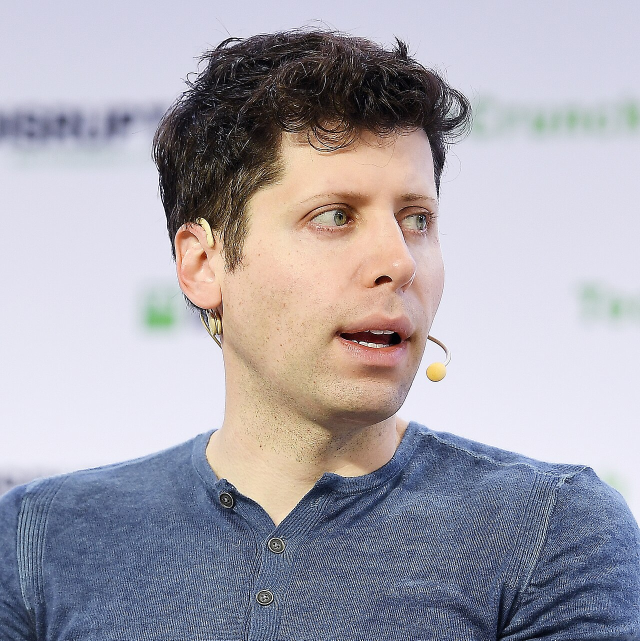
#> input picture designs/altman-cartel/assets/altman-source.jpg, 1280 x 1281 px (shown at 1/2 size)
$ python -i trace-portraits.py   (imports and definitions only)
#> lines starting #> are read from the running program, lines starting #| are printed output that depends on the picture
#> further down, picture is the input picture: PIL image 1280x1281 RGB; mean R, G, B 167.9, 164.9, 174.6
#!/usr/bin/env python3
"""
Vectorize hand-drawn portraits (ink lines + grey pencil shading on white)
into one-colour or two-colour SVGs for screen print.

    python3 scripts/trace-portraits.py illustrations/portraits/originals illustrations/portraits

Every <name>.jpeg / .jpg / .png in the source folder becomes a folder
<name>/ (one per person) with:

  lines.svg         one ink: the line work only (the darkest hatching
                    survives, the grey shading drops out)
  halftone.svg      one ink: line work + the shading as a 45° dot screen
                    (HALFTONE_CELL_MM cells when printed
                    HALFTONE_PRINT_WIDTH_MM wide)
  tone.svg          two inks: line work in ink + the shading as one flat
                    tone, for white and orange tees
  tone.orange.svg   the same, lines in brand orange, for black tees
  tone.white.svg    the same, lines in white, for black tees

The tone is the line colour faded part of the way toward the tee it is
meant for, the way grey is black faded toward white. All colours come from
brand/tokens.json (the tones are its illustrationColors.portraitTone*).

The illustrators' originals are kept in illustrations/portraits/originals/
as this script's input (the SVGs stay the source of truth: designs never
embed the rasters). Needs Pillow and the potrace CLI (brew install potrace).
"""
import json
import math
import re
import subprocess
import sys
import tempfile
from pathlib import Path

from PIL import Image, ImageChops, ImageFilter

ROOT = Path(__file__).resolve().parent.parent
# [1 line that did not run here, left out]
# [1 line that did not run here, left out]
# [1 line that did not run here, left out]
# [1 line that did not run here, left out]
# [1 line that did not run here, left out]

# Working resolution: the drawing is resized to this width before tracing.
# ~270 dpi at the nominal width; more only adds nodes, not visible detail.
WORK_PX = 1600
# Nominal print width of a portrait: sets the SVG's physical size.
NOMINAL_WIDTH_MM = 150
# The halftone screen is sized for the width the portraits actually print
# at, so its dots hold on fabric there: the portrait-quote tees
# (scripts/draw-portrait-quotes.py) print them 103–108 mm wide. If designs
# print them at another size, change this and re-run.
HALFTONE_PRINT_WIDTH_MM = 106
HALFTONE_CELL_MM = 0.85     # ≈ 30 lines per inch, safe on tees
MIN_DOT_MM = 0.2            # smaller dots don't hold on fabric

LINE_THRESHOLD = 110        # grey level (0-255) below which a pixel is line work
TONE_THRESHOLD = 205        # below which (and above LINE_THRESHOLD) it is shading
PAPER = 236                 # at or above: paper
# A line's anti-aliased edge is mid-grey too: shading thinner than this (px)
# is that edge, not shading, and is dropped so lines don't get a grey rim.
EDGE_PX = 2

# [6 lines that did not run here, left out]


# [23 lines left out: functions load, trace, not called in this run]


def threshold(im, level):
    return im.point(lambda v: 0 if v < level else 255, mode='1')


def grow(mask, px):
    return mask.filter(ImageFilter.MaxFilter(2 * px + 1))


def shrink(mask, px):
    return mask.filter(ImageFilter.MinFilter(2 * px + 1))


def shading(im):
    """Shading mask (L, 255 = shaded), without the grey rims along line edges.

    Mid-grey pixels are shading or a line's soft edge. Opening the mask
    (shrink, then grow) by EDGE_PX drops the thin edge rims; the result is
    then grown back under the lines only, so it tucks beneath them (no gap
    when the two inks print slightly out of register) but never spills onto
    the paper next to a line."""
    soft = im.filter(ImageFilter.GaussianBlur(1))
    mid = soft.point(lambda v: 255 if LINE_THRESHOLD <= v < TONE_THRESHOLD else 0)
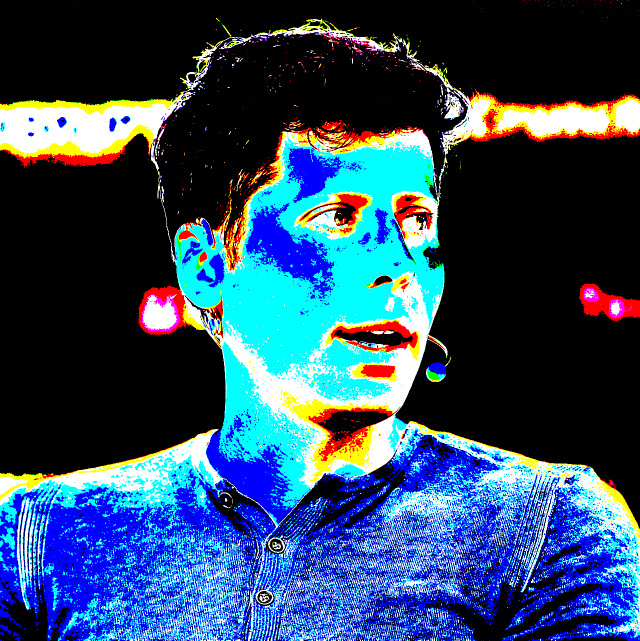
#> mid: PIL image 1280x1281 RGB (shown at 1/2 size); mean R, G, B 43.9, 72.8, 101.6
    line = soft.point(lambda v: 255 if v < LINE_THRESHOLD else 0)
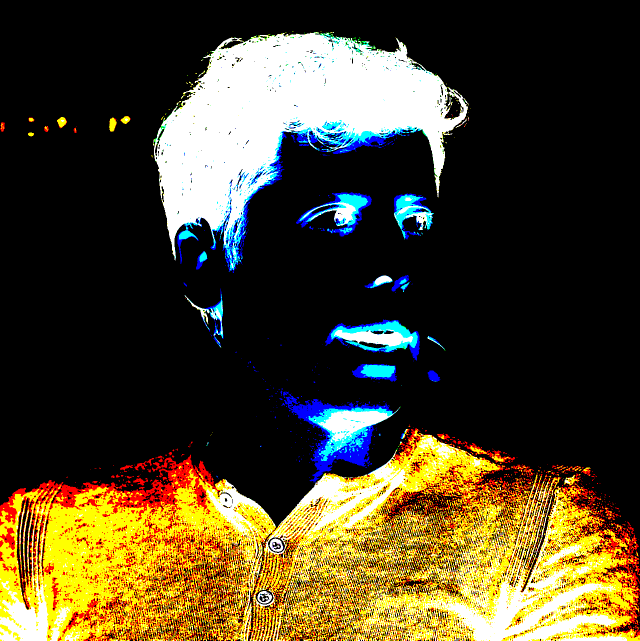
#> line: PIL image 1280x1281 RGB (shown at 1/2 size); mean R, G, B 76, 66.4, 40.3
    core = grow(shrink(mid, EDGE_PX), EDGE_PX)
#> in shrink, `return mask.filter(ImageFilter.MinFilter(2 * px + 1))`:
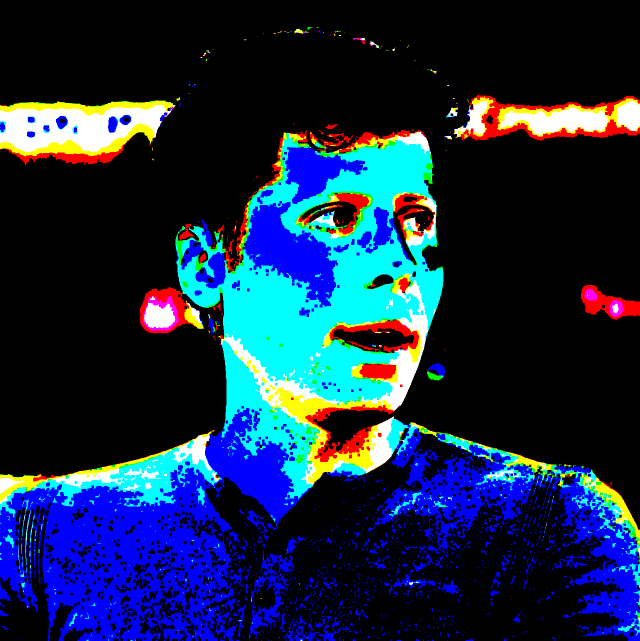
#> returned value: PIL image 1280x1281 RGB (shown at 1/2 size); mean R, G, B 22.1, 41.8, 69.9
#> in grow, `return mask.filter(ImageFilter.MaxFilter(2 * px + 1))`:
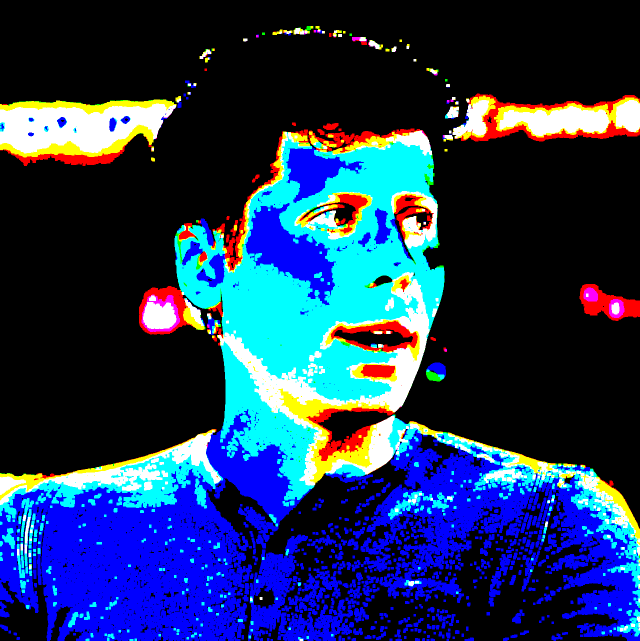
#> returned value: PIL image 1280x1281 RGB (shown at 1/2 size); mean R, G, B 29.6, 52.3, 89.5
    return ImageChops.darker(grow(core, 2 * EDGE_PX), ImageChops.lighter(core, line))
#> call 2 of grow, with px = 4
#> in grow (call 2), `return mask.filter(ImageFilter.MaxFilter(2 * px + 1))`:
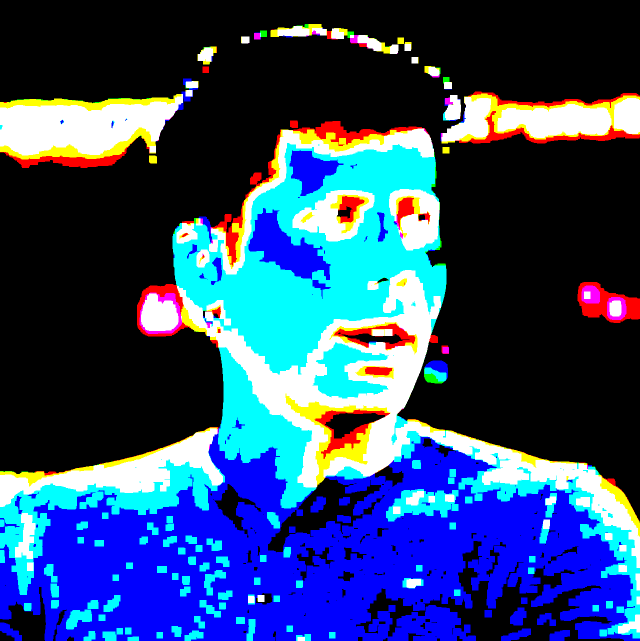
#> returned value: PIL image 1280x1281 RGB (shown at 1/2 size); mean R, G, B 42.8, 69.9, 111.4
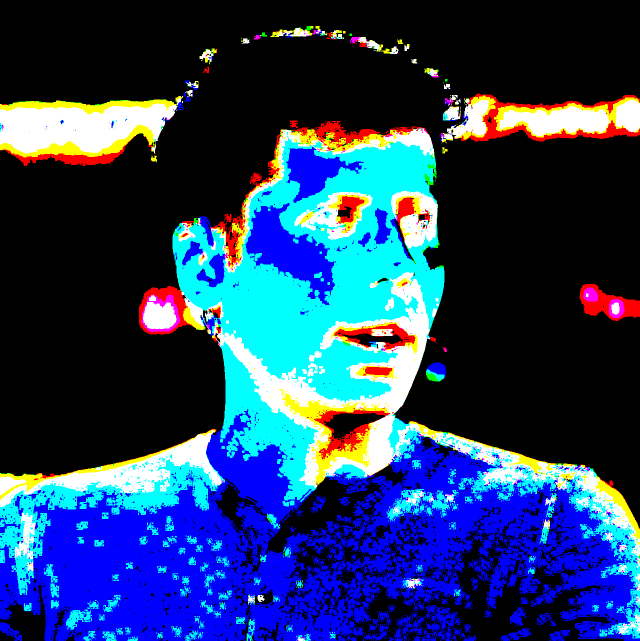
#> returned value: PIL image 1280x1281 RGB (shown at 1/2 size); mean R, G, B 33.9, 59.7, 99.4


def paint(mask):
    """L mask (255 = paint) -> 1-bit image for potrace (black = paint)."""
    return mask.point(lambda v: 0 if v >= 128 else 255, mode='1')


# [93 lines left out: functions halftone_dots, svg, build, main, not called in this run]


# [2 lines not run here, left out]

>>> from PIL import Image
>>> picture = Image.open('../designs/altman-cartel/assets/altman-source.jpg')
>>> result = shading(picture)
